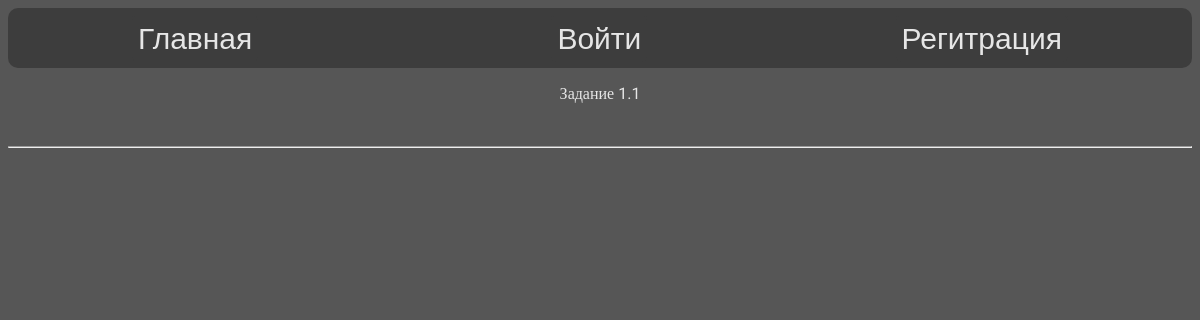
The page /task1/ on the database as committed earlier.
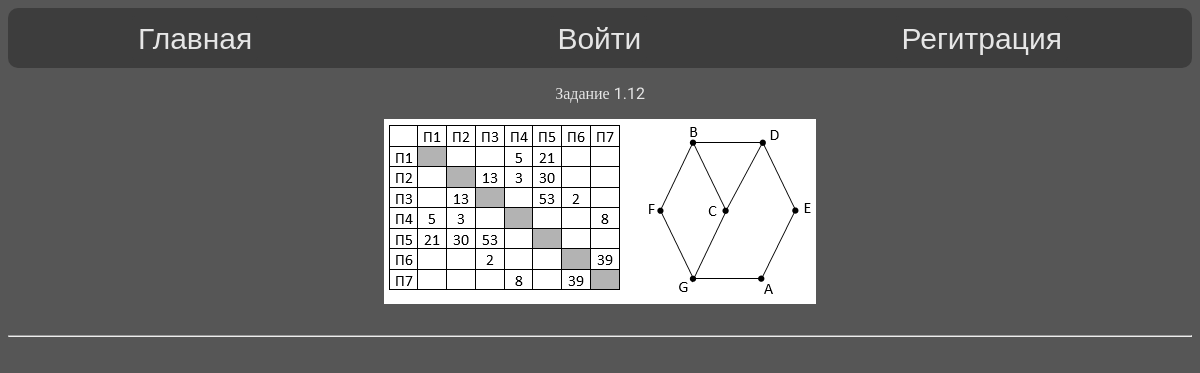
The same page on the database as committed later.
### generator/models.py (models this page shows)
class Task1(models.Model):
    title = models.CharField(max_length=100, default='Задание 1', blank=True)
    content = RichTextUploadingField(blank=False, verbose_name='Задание')
    photo = models.ImageField(upload_to='photos/%Y/%m/%d', blank=True, verbose_name='Фото к заданию')
    answer = models.TextField(verbose_name='Ответ', blank=False)
    file = models.FileField(upload_to='files/%Y/%m/%d', blank=True, verbose_name='Файл к заданию')
    def __str__(self):
        return self.content
    class Meta:
        verbose_name = 'Задание 1'
        verbose_name_plural = 'Задание 1'

### generator/views.py (the view)
# urls.py: path('task<int:num>/', get_task, name='get_task'),
def get_task(request, num):
    tasks = all_models[num].objects.all()
    all_tasks = {}
    counter = 0
    for i in tasks:
        counter += 1
        all_tasks[f"task{counter}"] = i
    context = {'tasks': all_tasks}
    return render(request, 'generator/task.html', context)

### generator/templates/generator/task.html (shortened to what this page needs)
{% extends 'base.html' %}
{% block content %}
{% for i, j in tasks.items %}
<div class="card">
        <div class="card-body">
            <p>{{ j|safe }}</p>
            <div class="media">
                {% if j.photo %}
                <img src="{{ j.photo.url }}" alt="" class="float-left mr-3">
                {% endif %}
            </div>
        </div>
    </div>
<br>
<hr>
{% endfor %}
{% endblock %}

### templates/base.html (shortened to what this page needs)
<!doctype html>
<html lang="en">
<head>
</head>
<body>
    {% include 'inc/_nav.html' %}
    <div class="main1">
        <div class="container mt-3">
            <div class="row">
                <div class="col-md-12">
                    {% block content %}CONTENT{% endblock %}
                </div>
            </div>
        </div>
    </div>
</body>
</html>

### templates/inc/_nav.html (shortened to what this page needs)
<nav class="navbar navbar-light bg-light">
  <a class="navbar-brand" href="{% url 'home' %}">
    Главная
  </a>
  {% if user.is_authenticated %}
  <a class="navbar-brand" href="{% url 'personal_account' %}">{{ user.first_name }} {{ user.last_name }}</a>
  <a class="navbar-brand" href="{% url 'logout' %}">
    Выход
  </a>
  {% else %}
    <a class="navbar-brand login" href="{% url 'login' %}">Войти</a>
    <a class="navbar-brand" href="{% url 'register' %}">Регитрация</a>
    {% endif %}
</nav>

### templates/inc/_nav.html (style rules this page uses)
.navbar { background-color: #3D3D3D; height: 60px; display: flex; justify-content: space-around; border: 1px solid; margin-right: auto; margin-left: auto; border: 0; border-radius: 10px; }
.navbar-brand { background-color: #3D3D3D; text-decoration: none; color: #E6E6E6; font-size: 30px; margin-top: auto; margin-bottom: auto; font-family: 'Roboto', sans-serif; padding: 6px; border-radius: 5px; transition: 0.1s linear; }
.login { margin-left: 45px; }

### templates/base.html (style rules this page uses)
* { background-color: #565656; }
.main1 { overflow: hidden; font-family: 'Roboto'; color: #E6E6E6; text-align: center; }

Rows that differ between the two databases and show on the page:
changed Task1: content "Задание 1.1" → "Задание 1.12"; photo: picture added
